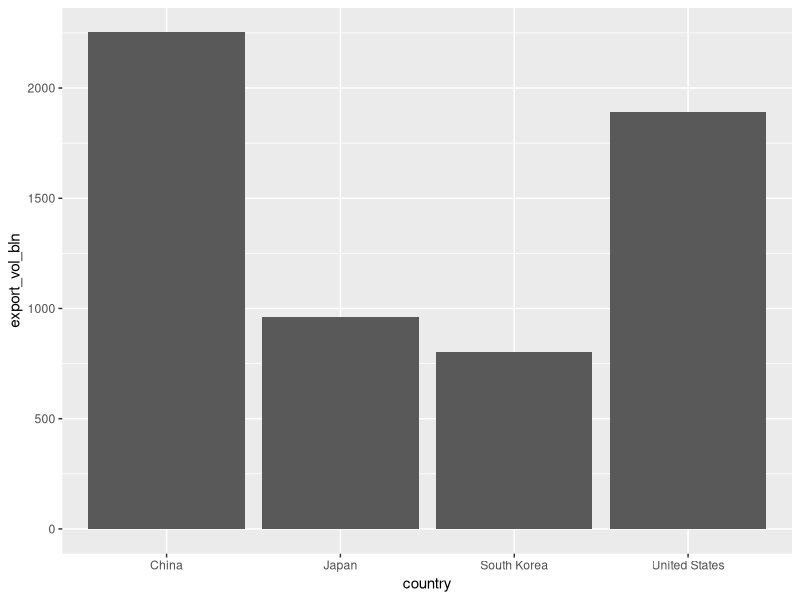
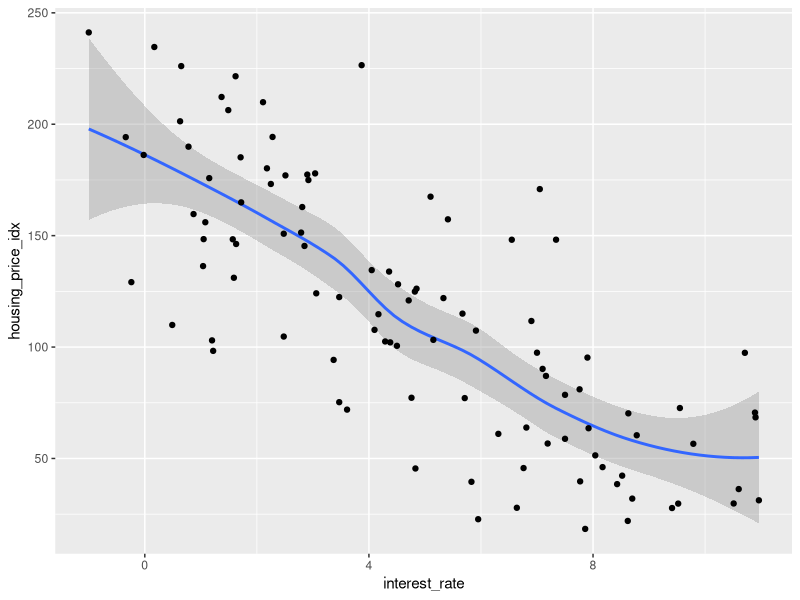
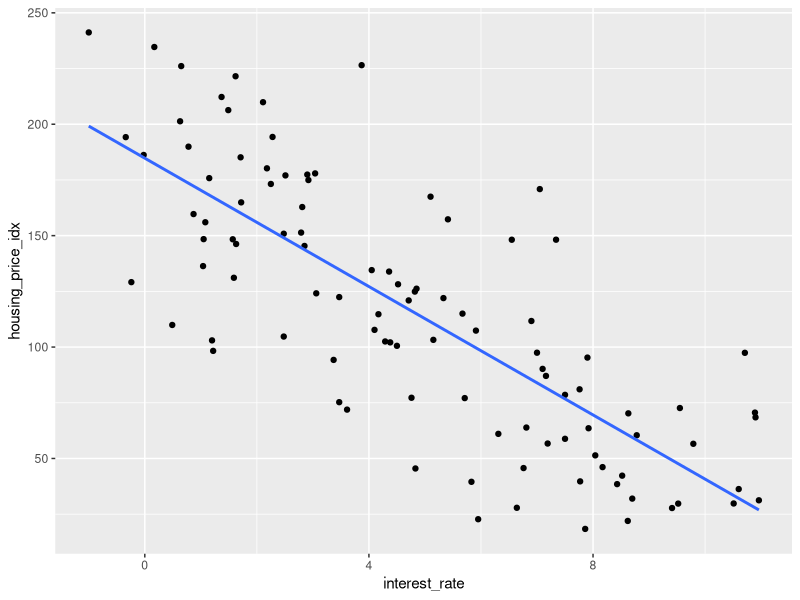
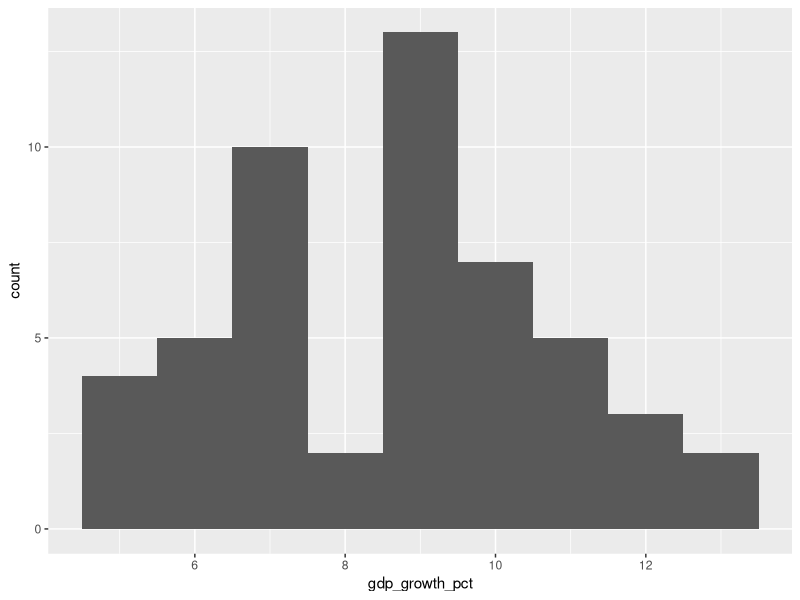
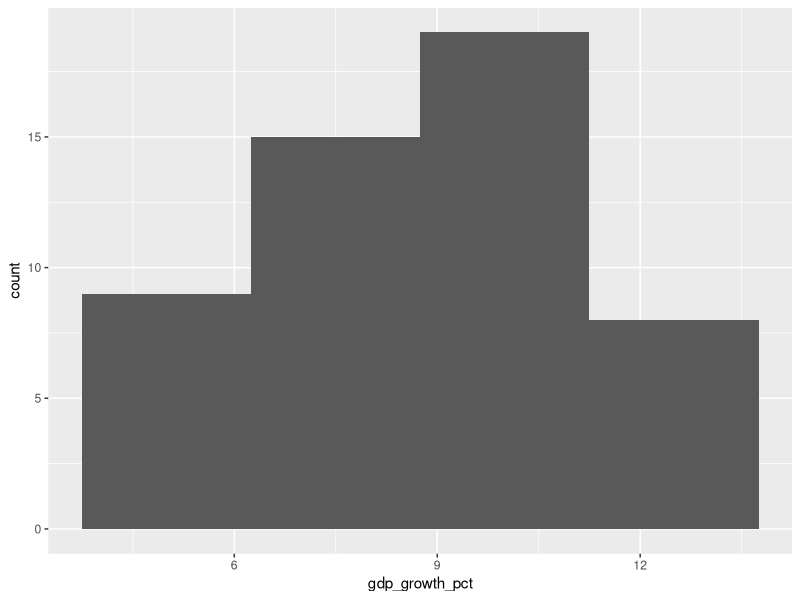
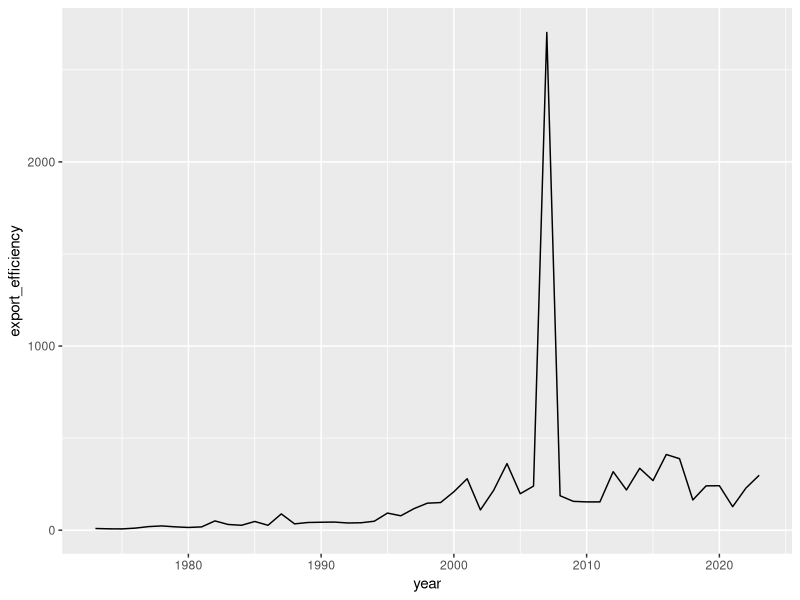
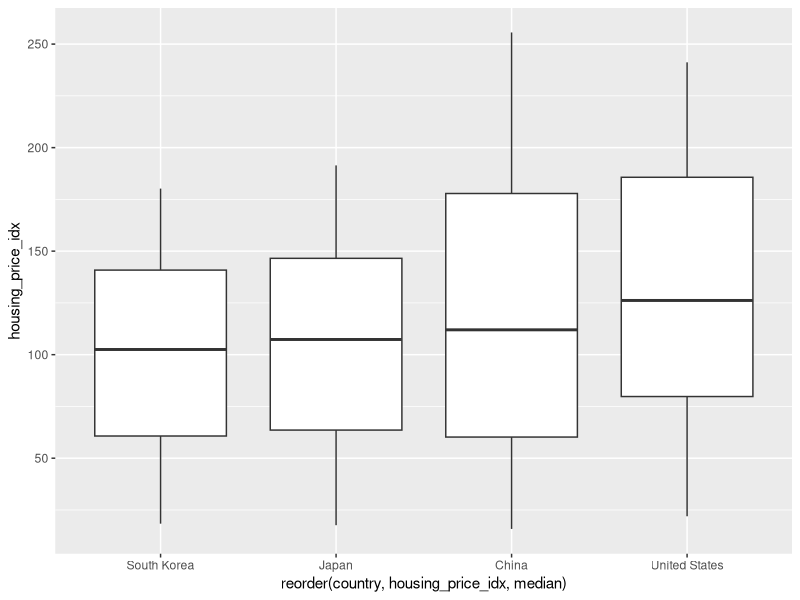
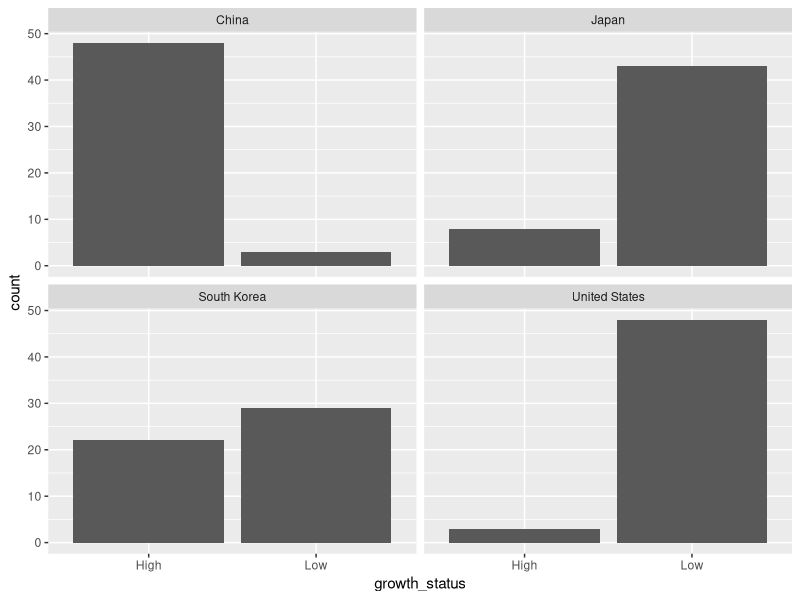

These figures' R source, in order:
## ---- chunk 1
library(tidyverse)

# 1. Generate 204 rows of macroeconomic data (1973-2023 for 4 countries)
set.seed(42)
macro_econ_data <- expand_grid(
  country = c("China", "South Korea", "United States", "Japan"),
  year = 1973:2023
) %>%
  mutate(
    # Simulate historical GDP growth percentages
    gdp_growth_pct = case_when(
      country == "China" & year < 2010 ~ rnorm(n(), 9.5, 1.5),
      country == "China" & year >= 2010 ~ rnorm(n(), 6.0, 1.0),
      country == "South Korea" & year < 1997 ~ rnorm(n(), 8.0, 2.0),
      country == "South Korea" & year >= 1997 ~ rnorm(n(), 3.5, 1.5),
      country == "United States" ~ rnorm(n(), 2.5, 1.5),
      country == "Japan" & year < 1992 ~ rnorm(n(), 5.0, 1.5),
      TRUE ~ rnorm(n(), 1.0, 1.0)
    ),
    # Simulate export volumes based on historical scaling
    export_vol_bln = case_when(
      country == "United States" ~ (year - 1970) * 35 + rnorm(n(), 50, 20),
      country == "China" ~ (year - 1970)^2 * 0.8 + rnorm(n(), 20, 10),
      country == "South Korea" ~ (year - 1970) * 15 + rnorm(n(), 10, 5),
      TRUE ~ (year - 1970) * 18 + rnorm(n(), 15, 5)
    ),
    # Simulate central bank interest rates
    interest_rate = case_when(
      year < 1990 ~ rnorm(n(), 8, 2),
      year >= 1990 & year < 2008 ~ rnorm(n(), 4, 1.5),
      TRUE ~ rnorm(n(), 1.5, 1)
    ),
    # Simulate housing index climbing over time
    housing_price_idx = (year - 1970) * 2.5 + rnorm(n(), 10, 5) + (export_vol_bln * 0.05)
  ) %>%
  mutate(across(where(is.numeric), ~round(.x, 2))) # Round everything to 2 decimals

# 2. Save it permanently as a CSV in your VS Code folder
write_csv(macro_econ_data, "macro_econ_data.csv")

# 3. Preview the first few rows
glimpse(macro_econ_data)
## ---- chunk 2
library(dplyr)
library(ggplot2)
## ---- chunk 3
macro_econ_data %>%
    filter(year == 2023) %>%
    ggplot(aes(x = country, y = export_vol_bln)) +
    geom_col()
## ---- chunk 4
macro_econ_data %>%
    filter(country == "South Korea" | country == "United States") %>%
    ggplot(aes(x = interest_rate, y = housing_price_idx)) +
    geom_smooth(lm.se = FALSE) +
    geom_point()
## ---- chunk 5
macro_econ_data %>%
    filter(country == "South Korea" | country == "United States") %>%
    ggplot(aes(x = interest_rate, y = housing_price_idx)) +
    geom_point() +
    geom_smooth(method = "lm", se = FALSE)
## ---- chunk 6
macro_econ_data %>%
    filter(country == "China") %>%
    ggplot(aes(x = gdp_growth_pct)) +
    geom_histogram(binwidth = 1)
## ---- chunk 7
macro_econ_data %>%
    filter(country == "China") %>%
    ggplot(aes(x = gdp_growth_pct)) +
    geom_histogram(binwidth = 2.5)
## ---- chunk 8
 macro_econ_data %>%
    mutate(export_efficiency = export_vol_bln / gdp_growth_pct) %>%
    filter(country == "South Korea") %>%
    ggplot(aes(x = year, y = export_efficiency)) +
    geom_line()
## ---- chunk 9
macro_econ_data %>%
    ggplot(aes(y = housing_price_idx, x = reorder(country, housing_price_idx, median))) +
    geom_boxplot()
## ---- chunk 10
macro_econ_data %>%
    mutate(growth_status = ifelse(gdp_growth_pct > 5, "High", "Low")) %>%
    ggplot(aes(x = growth_status)) +
    geom_bar() +
    facet_wrap(~country)
## ---- chunk 11
macro_econ_data %>%
  ggplot(aes(x = year, y = export_vol_bln)) +
  geom_line() +
  facet_wrap(~country)
## ---- chunk 12
macro_econ_data %>%
  filter(year > 2000) %>%
  ggplot(aes(x = year,y = housing_price_idx, color = country)) +
  geom_point() +
  geom_line()
## ---- chunk 13
macro_econ_data %>%
  ggplot(aes(x = year, y = gdp_growth_pct, color = country, size = export_vol_bln)) +
  geom_point()
## ---- chunk 14
macro_econ_data %>%
  mutate(housing_to_export_ratio = housing_price_idx / export_vol_bln) %>%
  ggplot(aes(x = year, y = housing_to_export_ratio, color = country)) +
  geom_point() + facet_wrap(~country) +geom_smooth()
